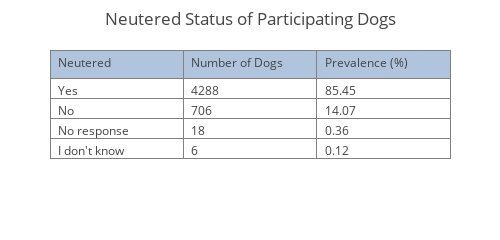

Notebook source saved alongside this figure:
### Markdown cell above
### 2.3 Neutered Status:

### Code cell
# Construct the dataframe.
fields = 'dog_spayed'
labels = ['Neutered']
df = createDataFrame(DOG_TABLE, fields, labels, filtered=False)
replacements = {'':'No response', '0':'No', '1':'Yes', '2':"I don't know"}
df = replaceFields(df, replacements)

# Calculate sums and prevalences.
calc = getValueCountAndPrevalence(df, labels[0])

data = [go.Table(header=dict(values=[labels[0], 'Number of Dogs', 'Prevalence (%)'],
                             fill = dict(color='#B0C4DE'),
                             align = ['left'] * 3),
                 cells=dict(values=[calc.index.values, calc['sum'].values, 
                                    calc['prevalence'].values],
                            align = ['left'] * 3,
                            format = [None, 'd', '.2f']))]
layout = go.Layout(title='Neutered Status of Participating Dogs',
                   width=500,
                   height=225,
                   margin=go.Margin(l=50, r=50, b=50, t=50, pad=4))
fig = dict(data=data, layout=layout)
py.iplot(fig)

### Figure 1 — Plotly figure (JSON) as saved in the notebook; plotly's stock layout.template omitted (floating-point values rounded to 4 significant figures)
{"data": [{"cells": {"align": ["left", "left", "left"], "format": [null, "d", ".2f"], "values": [["Yes", "No", "No response", "I don't know"], [4288, 706, 18, 6], [85.45, 14.07, 0.3587, 0.1196]]}, "header": {"align": ["left", "left", "left"], "fill": {"color": "#B0C4DE"}, "values": ["Neutered", "Number of Dogs", "Prevalence (%)"]}, "type": "table"}], "layout": {"height": 225, "margin": {"b": 50, "l": 50, "pad": 4, "r": 50, "t": 50}, "title": "Neutered Status of Participating Dogs", "width": 500}}
